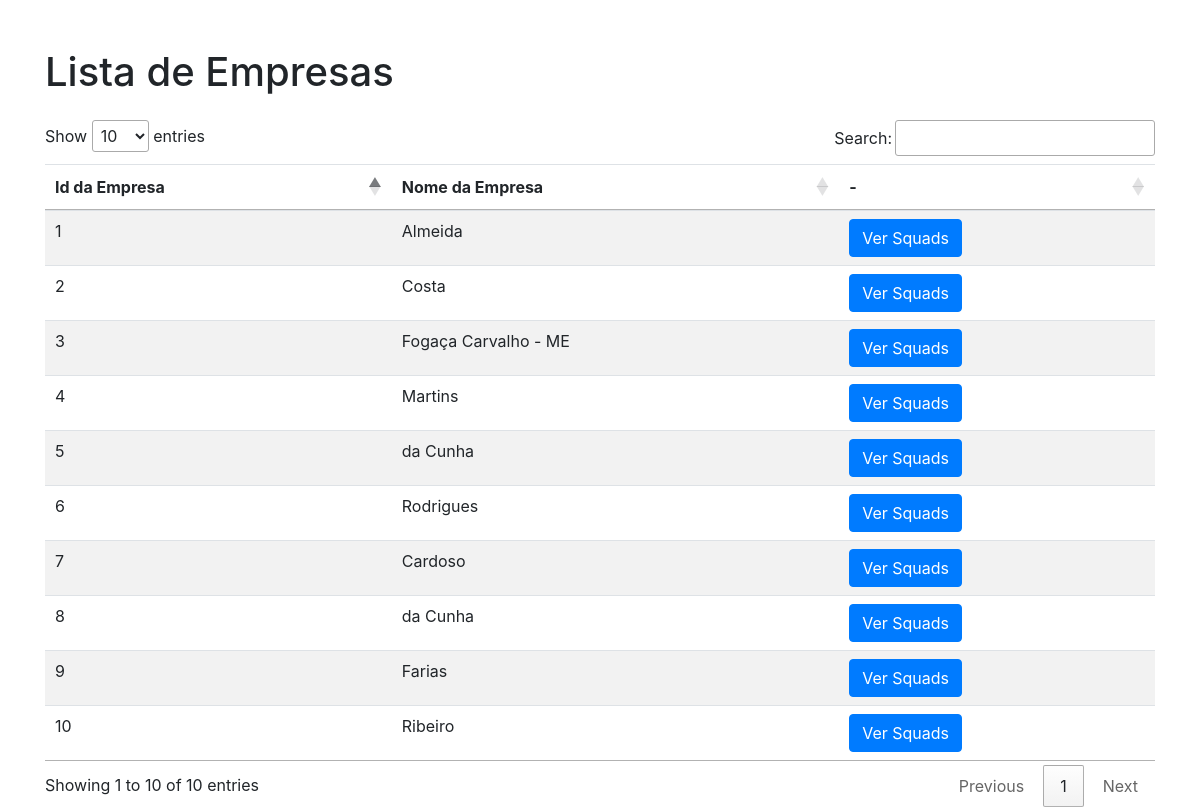
The app's page /empresa/ with its own data.
### empresa/models.py (models this page shows, shortened)
class Empresa(models.Model):
    nome = models.CharField(
        max_length=50, null=False, blank=False, verbose_name="Nome da Empresa"
    )
    class Meta:
        verbose_name = _("Empresa")
        verbose_name_plural = _("Empresas")

### empresa/views.py (the view)
# urls.py: path("empresa/", views.EmpresaListView.as_view(), name="lista_empresas"),
class EmpresaListView(View):
    def get(self, request):
        empresas = Empresa.objects.all()
        context = {"empresas": empresas}
        return render(request, "empresa/lista_empresas.html", context=context)

### templates/empresa/lista_empresas.html (shortened to what this page needs)
{% load static %}
<!DOCTYPE html>
<html lang="en">
<head>
    <link rel="stylesheet" href="https://cdn.jsdelivr.net/npm/bootstrap@4.1.3/dist/css/bootstrap.min.css">
    <link rel="stylesheet" href="https://cdn.datatables.net/1.13.7/css/jquery.dataTables.css" />
</head>
<body>
    <div class="container mt-5">
        <h1 class="mb-4">Lista de Empresas</h1>
        <table class="table table-striped table-hover" id="myTable">
            <thead>
                <tr>
                    <th scope="col">Id da Empresa</th>
                    <th scope="col">Nome da Empresa</th>
                    <th scope="col">-</th>
                </tr>
            </thead>
            <tbody>
                {% for empresa in empresas %}
                    <tr>
                        <td>{{ empresa.id }}</td>
                        <td>{{ empresa.nome }}</td>
                        <td>
                            <a href="{% url 'lista_squads' empresa.id %}" class="btn btn-primary">Ver Squads</a>
                        </td>
                    </tr>
                {% empty %}
                    <tr>
                        <td colspan="3">Não há empresas disponíveis.</td>
                    </tr>
                {% endfor %}
            </tbody>
        </table>
    </div>
</body>
</html>

### records on screen
Empresa: id "1", nome "Almeida"
Empresa: id "2", nome "Costa"
Empresa: id "3", nome "Fogaça Carvalho - ME"
Empresa: id "4", nome "Martins"
Empresa: id "5", nome "da Cunha"
Empresa: id "6", nome "Rodrigues"
Empresa: id "7", nome "Cardoso"
Empresa: id "8", nome "da Cunha"
Empresa: id "9", nome "Farias"
Empresa: id "10", nome "Ribeiro"
